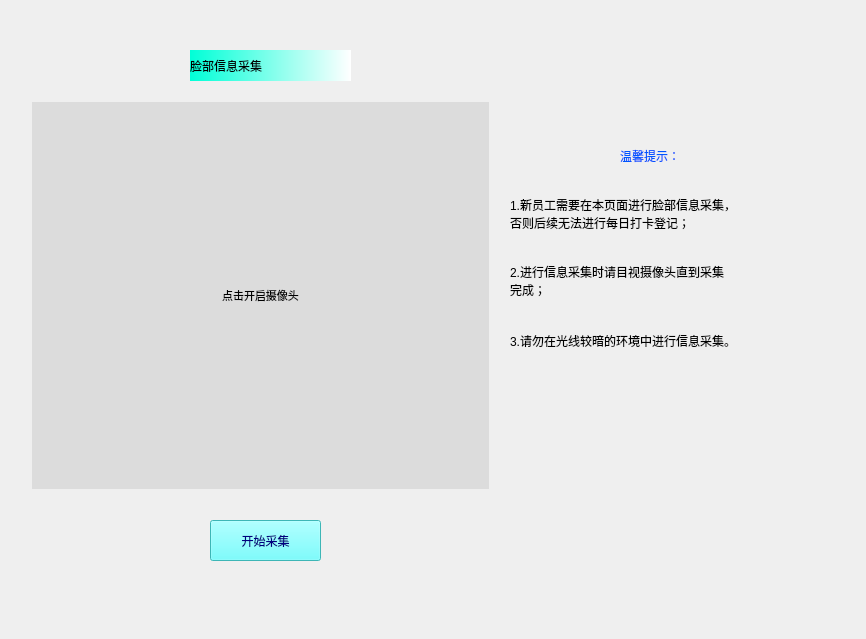
<?xml version="1.0" encoding="UTF-8"?>
<ui version="4.0">
 <class>Form</class>
 <widget class="QWidget" name="Form">
  <property name="geometry">
   <rect>
    <x>0</x>
    <y>0</y>
    <width>866</width>
    <height>639</height>
   </rect>
  </property>
  <property name="windowTitle">
   <string>Form</string>
  </property>
  <widget class="QLabel" name="label_3">
   <property name="geometry">
    <rect>
     <x>510</x>
     <y>190</y>
     <width>331</width>
     <height>61</height>
    </rect>
   </property>
   <property name="styleSheet">
    <string notr="true">font: 25 11pt &quot;DengXian&quot;;</string>
   </property>
   <property name="text">
    <string>1.新员工需要在本页面进行脸部信息采集，
否则后续无法进行每日打卡登记；
</string>
   </property>
  </widget>
  <widget class="QLabel" name="label_2">
   <property name="geometry">
    <rect>
     <x>190</x>
     <y>50</y>
     <width>161</width>
     <height>31</height>
    </rect>
   </property>
   <property name="styleSheet">
    <string notr="true">font: 11pt &quot;Agency FB&quot;;
background-color: qlineargradient(spread:reflect, x1:0, y1:0, x2:1, y2:0, stop:0 rgba(0, 255, 215, 255), stop:1 rgba(255, 255, 255, 255));
font: 75 9pt &quot;Agency FB&quot;;
font: 14pt &quot;Agency FB&quot;;</string>
   </property>
   <property name="text">
    <string>脸部信息采集</string>
   </property>
  </widget>
  <widget class="QPushButton" name="collcet_button">
   <property name="geometry">
    <rect>
     <x>210</x>
     <y>520</y>
     <width>111</width>
     <height>41</height>
    </rect>
   </property>
   <property name="styleSheet">
    <string notr="true">background-color: rgb(85, 255, 255);
color: rgb(0, 0, 127);</string>
   </property>
   <property name="text">
    <string>开始采集</string>
   </property>
  </widget>
  <widget class="QLabel" name="label_4">
   <property name="geometry">
    <rect>
     <x>620</x>
     <y>140</y>
     <width>101</width>
     <height>31</height>
    </rect>
   </property>
   <property name="styleSheet">
    <string notr="true">font: 25 15pt &quot;DengXian&quot;;
color: rgb(0, 85, 255);
</string>
   </property>
   <property name="text">
    <string>温馨提示：</string>
   </property>
  </widget>
  <widget class="QLabel" name="label_5">
   <property name="geometry">
    <rect>
     <x>510</x>
     <y>250</y>
     <width>331</width>
     <height>61</height>
    </rect>
   </property>
   <property name="styleSheet">
    <string notr="true">font: 25 11pt &quot;DengXian&quot;;</string>
   </property>
   <property name="text">
    <string>2.进行信息采集时请目视摄像头直到采集
完成；</string>
   </property>
  </widget>
  <widget class="QLabel" name="label_6">
   <property name="geometry">
    <rect>
     <x>510</x>
     <y>310</y>
     <width>331</width>
     <height>61</height>
    </rect>
   </property>
   <property name="styleSheet">
    <string notr="true">font: 25 11pt &quot;DengXian&quot;;</string>
   </property>
   <property name="text">
    <string>3.请勿在光线较暗的环境中进行信息采集。</string>
   </property>
  </widget>
  <widget class="QWidget" name="widget" native="true">
   <property name="geometry">
    <rect>
     <x>30</x>
     <y>100</y>
     <width>461</width>
     <height>391</height>
    </rect>
   </property>
   <layout class="QGridLayout" name="gridLayout">
    <item row="0" column="0">
     <layout class="QVBoxLayout" name="verticalLayout">
      <item>
       <widget class="QLabel" name="cameraArea">
        <property name="sizePolicy">
         <sizepolicy hsizetype="Minimum" vsizetype="Minimum">
          <horstretch>0</horstretch>
          <verstretch>0</verstretch>
         </sizepolicy>
        </property>
        <property name="minimumSize">
         <size>
          <width>457</width>
          <height>387</height>
         </size>
        </property>
        <property name="maximumSize">
         <size>
          <width>457</width>
          <height>387</height>
         </size>
        </property>
        <property name="font">
         <font>
          <family>微软雅黑</family>
          <pointsize>8</pointsize>
         </font>
        </property>
        <property name="styleSheet">
         <string notr="true">background-color:rgb(220, 220, 220);
</string>
        </property>
        <property name="text">
         <string>&lt;html&gt;&lt;head/&gt;&lt;body&gt;&lt;p&gt;&lt;img src=&quot;:/pic/camera.png&quot;/&gt;&lt;/p&gt;&lt;p&gt;点击开启摄像头&lt;/p&gt;&lt;/body&gt;&lt;/html&gt;</string>
        </property>
        <property name="alignment">
         <set>Qt::AlignCenter</set>
        </property>
       </widget>
      </item>
     </layout>
    </item>
   </layout>
  </widget>
 </widget>
 <resources>
  <include location="../pic.qrc"/>
 </resources>
 <connections/>
</ui>
